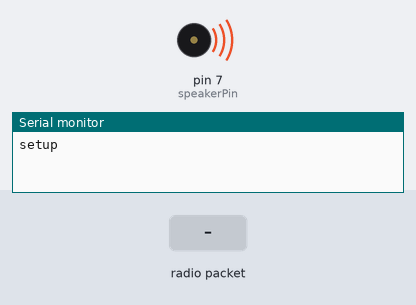
Recording of a sketch running on a simulated Arduino Uno, built with avr-gcc and run on an emulated ATmega328P. Shown: buzzer (waves = sounding, pin HIGH), the last lines printed to the serial monitor. The inputs (shaded band) are chosen by the test bench. No radio packets arrive unless stated.

Above: at 1.2 s.
1.3 s: radio packet "sit" arrives
At 2.0 s:
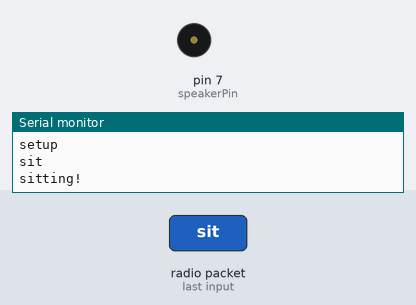
4.0 s: radio packet "1" arrives
Timing chart, 0 to 7.0 s (numbered marks = the images above; inputs shaded):
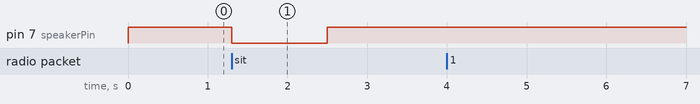

The sketch:

receiveTest.ino
```cpp
// (licence header left out)
#include <VirtualWire.h>
String inMsg;
int speakerPin = 7;

void setup()
{
    Serial.begin(9600);	// Debugging only
    Serial.println("setup");

    pinMode(speakerPin, OUTPUT);

    // Initialise the IO and ISR
    vw_set_ptt_inverted(true); // Required for DR3100
    vw_setup(2000);	 // Bits per sec

    vw_rx_start();       // Start the receiver PLL running
}

void loop()
{
    digitalWrite(speakerPin, HIGH);
    inMsg = "";
    uint8_t buf[VW_MAX_MESSAGE_LEN];
    uint8_t buflen = VW_MAX_MESSAGE_LEN;

    if (vw_get_message(buf, &buflen)) // Non-blocking
    {
	int i;

        digitalWrite(13, true); // Flash a light to show received good message
	// Message with a good checksum received, dump it.
//	Serial.print("Got: ");

	for (i = 0; i < buflen; i++)
	{
            inMsg = inMsg + String(char(buf[i]));
	    //Serial.print(char(buf[i]));
	    //Serial.print(" ");
	}
	Serial.println(inMsg);
//        if (inMsg == "noSit")
//        {
//          Serial.println("not sitting, WE WAIT");
 //       }
        if (inMsg == "sit")
        {
          Serial.println("sitting!");
          digitalWrite(speakerPin, LOW);
          delay(1000);
        }

        delay(200);

        digitalWrite(13, false);
    }
}
```

Measured:
- after the input at 1.3 s, pin 7 (speakerPin): HIGH → LOW at once, → HIGH 1.2 s later
